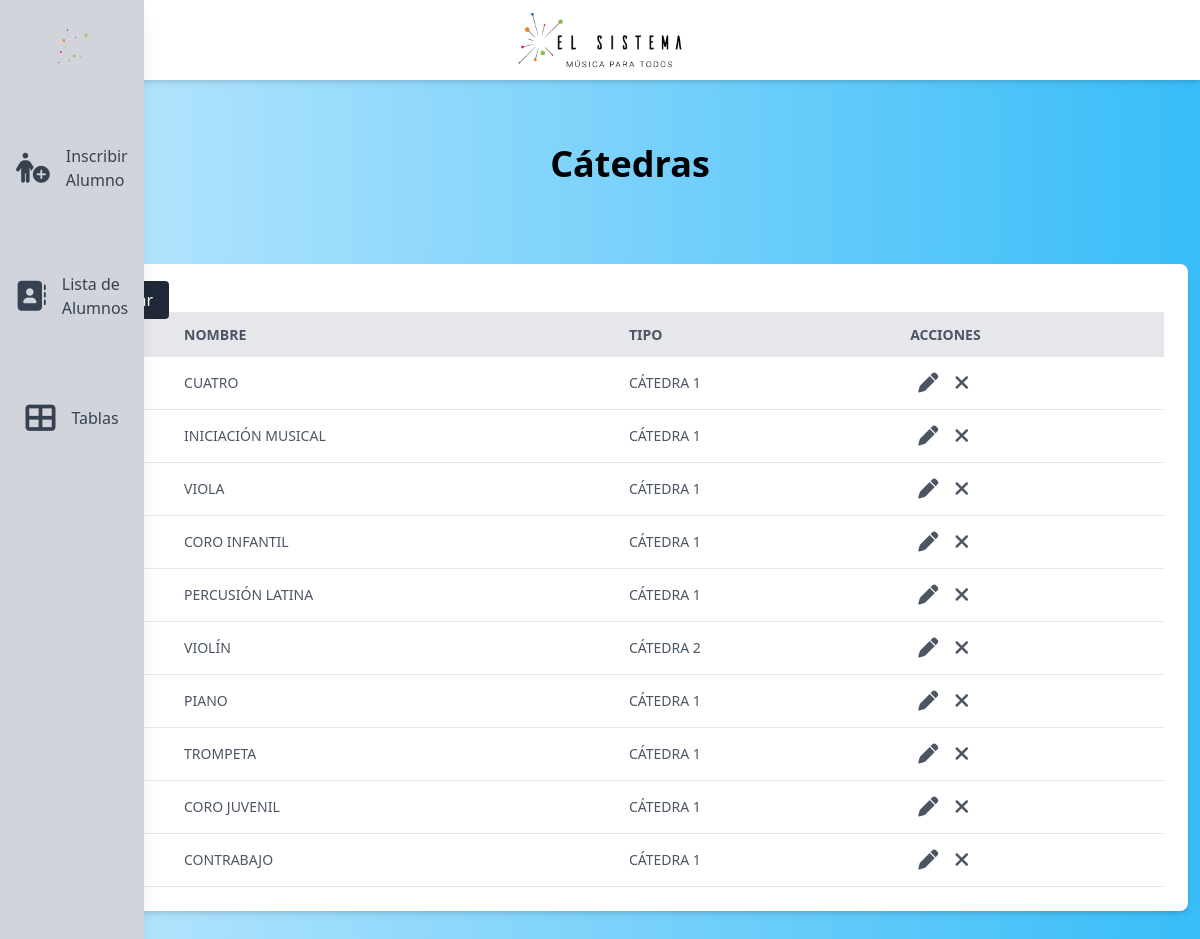
Page /catedras/ on the committed database.
### matricula/models.py (models this page shows, shortened)
class Catedra(models.Model):
    nombre = models.CharField(max_length=128)
    tipo = models.ForeignKey(TipoCatedra, blank=True, null=True, on_delete=models.DO_NOTHING)
    activo = models.BooleanField(default=True)

class TipoCatedra(models.Model):
    nombre = models.CharField(max_length=128)
    activo = models.BooleanField(default=True)

### matricula/views.py (the view)
# urls.py: path('catedras/<nullable_int:id>', catedras, name='catedras'),
def catedras(request,id):
    return viewset(request,
        Catedra,
        [
            {
                'name': 'nombre',
                'type': 'text',
                'width': '50'
            },
            {
                'name': 'instrumento',
                'type': 'foreignkey',
                'query': Instrumento.objects.all(),
                'width': '50'
            },
            {
                'name': 'tipo',
                'type': 'foreignkey',
                'query': TipoCatedra.objects.all(),
                'width': '50'
            },
        ],
        'Cátedras',
        id
    )

### matricula/helpers.py (called while the page is built)
    def to_python(self, value):
        if value:
            return int(value)
        return None

### matricula/templates/administrador/table.html (shortened to what this page needs)
{% extends "administrador/layout.html" %}
{% block body %}
<div class="flex flex-col justify-center items-center h-[10rem]">
    <h1 class="text-4xl text-center font-bold mb-4 capitalize ">{{ title }}</h1>
</div>
<div class="bg-white shadow-md rounded-lg p-6 m-3 mb-9 " id="section-table">
    <a id="crear-btn" class="bg-gray-800 text-white px-4 py-2 my-2 rounded" href="#">
        Crear
    </a>
    <div class="overflow-x-auto">
        <table class="min-w-full table-auto" id="entry-table">
            <thead>
                <tr class="bg-gray-200 text-gray-600 uppercase text-sm leading-normal">
                    {% if first_entry %}
                        {% for field_name, field_value in first_entry.items %}
                            {% if field_name != "activo" %}
                                {% if field_name == "id" %}
                                    <th class="py-3 px-6 text-center" width="25">
                                    </th>
                                {% else %}
                                    <th class="py-3 px-6 text-left">
                                        {{ field_name }}
                                    </th>
                                {% endif %}
                            {% endif %}
                        {% endfor %}
                        <th class="py-3 px-6 text-left">Acciones</th>
                    {% else %}
                        <th>Sin registros</th>
                    {% endif %}
                </tr>
            </thead>
            <tbody class="text-gray-600 text-sm font-light">
                {% for entry in entries %}
                    <tr class="border-b border-gray-200 hover:bg-sky-100" onclick="event.stopPropagation(); goToURL(window.location + '{{ entry.id }}');">
                        {% for field_name, field_value in entry.items %}
                            {% if field_name != "activo" %}
                                <td class="py-3 px-6 text-left">
                                    {% if field_value %}
                                        {{ field_value }}
                                    {% else %}
                                        Ninguno
                                    {% endif %}
                                </td>
                            {% endif %}
                        {% empty %}
                            <td class="py-3 px-6 text-left">Sin registros</td>
                        {% endfor %}
                        <td class="py-3 px-6 text-left flex flex-row">
                            <i class="fa-solid fa-pen mx-2 text-xl z-10 hover:text-3xl" onclick="editEntry('{{ entry.id }}');"></i>
                            <i class="fa-solid fa-xmark mx-2 text-xl" onclick="event.stopPropagation(); deleteEntry('{{ entry.id }}')"></i>
                        </td>
                    </tr>
                {% endfor %}
            </tbody>
        </table>
    </div>
</div>
{% endblock %}

### rows in the picture
Catedra: entry "CUATRO"
TipoCatedra: entry "CÁTEDRA 1" "CÁTEDRA 1" "CÁTEDRA 1" "CÁTEDRA 1" "CÁTEDRA 1" "CÁTEDRA 1" "CÁTEDRA 1" "CÁTEDRA 1" "CÁTEDRA 1"
Catedra: entry "INICIACIÓN MUSICAL"
Catedra: entry "VIOLA"
Catedra: entry "CORO INFANTIL"
Catedra: entry "PERCUSIÓN LATINA"
Catedra: entry "VIOLÍN"
TipoCatedra: entry "CÁTEDRA 2"
Catedra: entry "PIANO"
Catedra: entry "TROMPETA"
Catedra: entry "CORO JUVENIL"
Catedra: entry "CONTRABAJO"

### other values in the picture
{{ title }} "Cátedras"
{{ field_name }} "NOMBRE" "TIPO"
